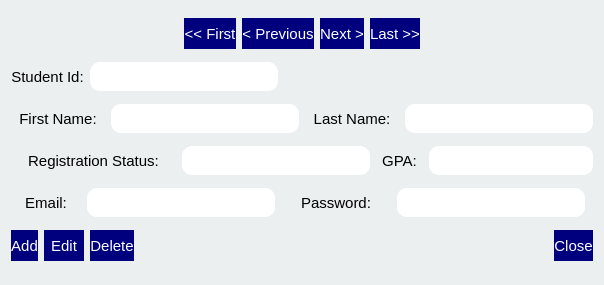
<?xml version="1.0" encoding="UTF-8"?>
<ui version="4.0">
 <class>studentFormDialog</class>
 <widget class="QDialog" name="studentFormDialog">
  <property name="geometry">
   <rect>
    <x>0</x>
    <y>0</y>
    <width>604</width>
    <height>285</height>
   </rect>
  </property>
  <property name="windowTitle">
   <string>Dialog</string>
  </property>
  <property name="styleSheet">
   <string notr="true">QDialog {background-color: rgb(235, 239, 240);}
QPushButton {background-color: rgb(0, 0, 127); color: white; border-width: 2 px; border-radius: 10 px; }
QLabel {color: black;}
QLineEdit {background-color: white; color: black; border-width: 2 px; border-radius: 10px;}</string>
  </property>
  <layout class="QVBoxLayout" name="verticalLayout">
   <item>
    <layout class="QHBoxLayout" name="horizontalLayout">
     <item>
      <spacer name="horizontalSpacer_5">
       <property name="orientation">
        <enum>Qt::Horizontal</enum>
       </property>
       <property name="sizeType">
        <enum>QSizePolicy::MinimumExpanding</enum>
       </property>
       <property name="sizeHint" stdset="0">
        <size>
         <width>40</width>
         <height>20</height>
        </size>
       </property>
      </spacer>
     </item>
     <item>
      <widget class="QPushButton" name="firstButton">
       <property name="sizePolicy">
        <sizepolicy hsizetype="Fixed" vsizetype="Fixed">
         <horstretch>0</horstretch>
         <verstretch>0</verstretch>
        </sizepolicy>
       </property>
       <property name="minimumSize">
        <size>
         <width>0</width>
         <height>31</height>
        </size>
       </property>
       <property name="font">
        <font>
         <family>Arial</family>
         <pointsize>11</pointsize>
        </font>
       </property>
       <property name="text">
        <string>&lt;&lt; First</string>
       </property>
       <property name="autoDefault">
        <bool>false</bool>
       </property>
       <property name="default">
        <bool>false</bool>
       </property>
      </widget>
     </item>
     <item>
      <widget class="QPushButton" name="previousButton">
       <property name="sizePolicy">
        <sizepolicy hsizetype="Fixed" vsizetype="Fixed">
         <horstretch>0</horstretch>
         <verstretch>0</verstretch>
        </sizepolicy>
       </property>
       <property name="minimumSize">
        <size>
         <width>0</width>
         <height>31</height>
        </size>
       </property>
       <property name="font">
        <font>
         <family>Arial</family>
         <pointsize>11</pointsize>
        </font>
       </property>
       <property name="text">
        <string>&lt; Previous</string>
       </property>
       <property name="autoDefault">
        <bool>false</bool>
       </property>
       <property name="default">
        <bool>false</bool>
       </property>
      </widget>
     </item>
     <item>
      <widget class="QPushButton" name="nextButton">
       <property name="sizePolicy">
        <sizepolicy hsizetype="Fixed" vsizetype="Fixed">
         <horstretch>0</horstretch>
         <verstretch>0</verstretch>
        </sizepolicy>
       </property>
       <property name="minimumSize">
        <size>
         <width>0</width>
         <height>31</height>
        </size>
       </property>
       <property name="font">
        <font>
         <family>Arial</family>
         <pointsize>11</pointsize>
        </font>
       </property>
       <property name="text">
        <string>Next &gt;</string>
       </property>
       <property name="autoDefault">
        <bool>false</bool>
       </property>
       <property name="default">
        <bool>false</bool>
       </property>
      </widget>
     </item>
     <item>
      <widget class="QPushButton" name="lastButton">
       <property name="sizePolicy">
        <sizepolicy hsizetype="Fixed" vsizetype="Fixed">
         <horstretch>0</horstretch>
         <verstretch>0</verstretch>
        </sizepolicy>
       </property>
       <property name="minimumSize">
        <size>
         <width>0</width>
         <height>31</height>
        </size>
       </property>
       <property name="font">
        <font>
         <family>Arial</family>
         <pointsize>11</pointsize>
        </font>
       </property>
       <property name="text">
        <string>Last &gt;&gt;</string>
       </property>
       <property name="autoDefault">
        <bool>false</bool>
       </property>
       <property name="default">
        <bool>false</bool>
       </property>
      </widget>
     </item>
     <item>
      <spacer name="horizontalSpacer_6">
       <property name="orientation">
        <enum>Qt::Horizontal</enum>
       </property>
       <property name="sizeType">
        <enum>QSizePolicy::MinimumExpanding</enum>
       </property>
       <property name="sizeHint" stdset="0">
        <size>
         <width>40</width>
         <height>20</height>
        </size>
       </property>
      </spacer>
     </item>
    </layout>
   </item>
   <item>
    <layout class="QHBoxLayout" name="horizontalLayout_2">
     <item>
      <widget class="QLabel" name="studentIdLabel">
       <property name="maximumSize">
        <size>
         <width>96</width>
         <height>41</height>
        </size>
       </property>
       <property name="font">
        <font>
         <family>Arial</family>
         <pointsize>11</pointsize>
        </font>
       </property>
       <property name="text">
        <string>Student Id:</string>
       </property>
       <property name="alignment">
        <set>Qt::AlignCenter</set>
       </property>
       <property name="buddy">
        <cstring>studentIdLineEdit</cstring>
       </property>
      </widget>
     </item>
     <item>
      <widget class="QLineEdit" name="studentIdLineEdit">
       <property name="sizePolicy">
        <sizepolicy hsizetype="Fixed" vsizetype="Fixed">
         <horstretch>0</horstretch>
         <verstretch>0</verstretch>
        </sizepolicy>
       </property>
       <property name="minimumSize">
        <size>
         <width>188</width>
         <height>29</height>
        </size>
       </property>
       <property name="font">
        <font>
         <family>Arial</family>
         <pointsize>11</pointsize>
        </font>
       </property>
       <property name="alignment">
        <set>Qt::AlignCenter</set>
       </property>
       <property name="placeholderText">
        <string/>
       </property>
      </widget>
     </item>
     <item>
      <spacer name="horizontalSpacer_4">
       <property name="orientation">
        <enum>Qt::Horizontal</enum>
       </property>
       <property name="sizeType">
        <enum>QSizePolicy::MinimumExpanding</enum>
       </property>
       <property name="sizeHint" stdset="0">
        <size>
         <width>40</width>
         <height>20</height>
        </size>
       </property>
      </spacer>
     </item>
    </layout>
   </item>
   <item>
    <layout class="QHBoxLayout" name="horizontalLayout_3">
     <item>
      <widget class="QLabel" name="fNameLabel">
       <property name="maximumSize">
        <size>
         <width>102</width>
         <height>41</height>
        </size>
       </property>
       <property name="font">
        <font>
         <family>Arial</family>
         <pointsize>11</pointsize>
        </font>
       </property>
       <property name="text">
        <string>First Name:</string>
       </property>
       <property name="alignment">
        <set>Qt::AlignCenter</set>
       </property>
       <property name="buddy">
        <cstring>fNameLineEdit</cstring>
       </property>
      </widget>
     </item>
     <item alignment="Qt::AlignHCenter">
      <widget class="QLineEdit" name="fNameLineEdit">
       <property name="sizePolicy">
        <sizepolicy hsizetype="Fixed" vsizetype="Fixed">
         <horstretch>0</horstretch>
         <verstretch>0</verstretch>
        </sizepolicy>
       </property>
       <property name="minimumSize">
        <size>
         <width>188</width>
         <height>29</height>
        </size>
       </property>
       <property name="font">
        <font>
         <family>Arial</family>
         <pointsize>11</pointsize>
        </font>
       </property>
       <property name="alignment">
        <set>Qt::AlignCenter</set>
       </property>
       <property name="placeholderText">
        <string/>
       </property>
      </widget>
     </item>
     <item>
      <widget class="QLabel" name="lNameLabel">
       <property name="maximumSize">
        <size>
         <width>101</width>
         <height>41</height>
        </size>
       </property>
       <property name="font">
        <font>
         <family>Arial</family>
         <pointsize>11</pointsize>
        </font>
       </property>
       <property name="text">
        <string>Last Name:</string>
       </property>
       <property name="alignment">
        <set>Qt::AlignCenter</set>
       </property>
       <property name="buddy">
        <cstring>lNameLineEdit</cstring>
       </property>
      </widget>
     </item>
     <item>
      <widget class="QLineEdit" name="lNameLineEdit">
       <property name="sizePolicy">
        <sizepolicy hsizetype="Fixed" vsizetype="Fixed">
         <horstretch>0</horstretch>
         <verstretch>0</verstretch>
        </sizepolicy>
       </property>
       <property name="minimumSize">
        <size>
         <width>188</width>
         <height>29</height>
        </size>
       </property>
       <property name="font">
        <font>
         <family>Arial</family>
         <pointsize>11</pointsize>
        </font>
       </property>
       <property name="alignment">
        <set>Qt::AlignCenter</set>
       </property>
       <property name="placeholderText">
        <string/>
       </property>
      </widget>
     </item>
    </layout>
   </item>
   <item>
    <layout class="QHBoxLayout" name="horizontalLayout_4">
     <item>
      <widget class="QLabel" name="regStatusLabel">
       <property name="maximumSize">
        <size>
         <width>173</width>
         <height>41</height>
        </size>
       </property>
       <property name="font">
        <font>
         <family>Arial</family>
         <pointsize>11</pointsize>
        </font>
       </property>
       <property name="text">
        <string>Registration Status:</string>
       </property>
       <property name="alignment">
        <set>Qt::AlignCenter</set>
       </property>
       <property name="buddy">
        <cstring>regStatusLineEdit</cstring>
       </property>
      </widget>
     </item>
     <item>
      <widget class="QLineEdit" name="regStatusLineEdit">
       <property name="sizePolicy">
        <sizepolicy hsizetype="Fixed" vsizetype="Fixed">
         <horstretch>0</horstretch>
         <verstretch>0</verstretch>
        </sizepolicy>
       </property>
       <property name="minimumSize">
        <size>
         <width>188</width>
         <height>29</height>
        </size>
       </property>
       <property name="font">
        <font>
         <family>Arial</family>
         <pointsize>11</pointsize>
        </font>
       </property>
       <property name="alignment">
        <set>Qt::AlignCenter</set>
       </property>
       <property name="placeholderText">
        <string/>
       </property>
      </widget>
     </item>
     <item>
      <widget class="QLabel" name="gpaLabel">
       <property name="maximumSize">
        <size>
         <width>47</width>
         <height>41</height>
        </size>
       </property>
       <property name="font">
        <font>
         <family>Arial</family>
         <pointsize>11</pointsize>
        </font>
       </property>
       <property name="text">
        <string>GPA:</string>
       </property>
       <property name="alignment">
        <set>Qt::AlignCenter</set>
       </property>
       <property name="buddy">
        <cstring>gpaLineEdit</cstring>
       </property>
      </widget>
     </item>
     <item>
      <widget class="QLineEdit" name="gpaLineEdit">
       <property name="sizePolicy">
        <sizepolicy hsizetype="Fixed" vsizetype="Fixed">
         <horstretch>0</horstretch>
         <verstretch>0</verstretch>
        </sizepolicy>
       </property>
       <property name="maximumSize">
        <size>
         <width>188</width>
         <height>29</height>
        </size>
       </property>
       <property name="font">
        <font>
         <family>Arial</family>
         <pointsize>11</pointsize>
        </font>
       </property>
       <property name="alignment">
        <set>Qt::AlignCenter</set>
       </property>
       <property name="placeholderText">
        <string/>
       </property>
      </widget>
     </item>
    </layout>
   </item>
   <item>
    <layout class="QHBoxLayout" name="horizontalLayout_5">
     <item>
      <widget class="QLabel" name="emailLabel">
       <property name="maximumSize">
        <size>
         <width>54</width>
         <height>41</height>
        </size>
       </property>
       <property name="font">
        <font>
         <family>Arial</family>
         <pointsize>11</pointsize>
        </font>
       </property>
       <property name="text">
        <string>Email:</string>
       </property>
       <property name="alignment">
        <set>Qt::AlignCenter</set>
       </property>
       <property name="buddy">
        <cstring>emailLineEdit</cstring>
       </property>
      </widget>
     </item>
     <item>
      <widget class="QLineEdit" name="emailLineEdit">
       <property name="sizePolicy">
        <sizepolicy hsizetype="Fixed" vsizetype="Fixed">
         <horstretch>0</horstretch>
         <verstretch>0</verstretch>
        </sizepolicy>
       </property>
       <property name="minimumSize">
        <size>
         <width>188</width>
         <height>29</height>
        </size>
       </property>
       <property name="font">
        <font>
         <family>Arial</family>
         <pointsize>11</pointsize>
        </font>
       </property>
       <property name="text">
        <string/>
       </property>
       <property name="alignment">
        <set>Qt::AlignCenter</set>
       </property>
       <property name="placeholderText">
        <string/>
       </property>
      </widget>
     </item>
     <item>
      <widget class="QLabel" name="passwordLabel">
       <property name="maximumSize">
        <size>
         <width>94</width>
         <height>41</height>
        </size>
       </property>
       <property name="font">
        <font>
         <family>Arial</family>
         <pointsize>11</pointsize>
        </font>
       </property>
       <property name="text">
        <string>Password:</string>
       </property>
       <property name="alignment">
        <set>Qt::AlignCenter</set>
       </property>
       <property name="buddy">
        <cstring>passwordLineEdit</cstring>
       </property>
      </widget>
     </item>
     <item>
      <widget class="QLineEdit" name="passwordLineEdit">
       <property name="sizePolicy">
        <sizepolicy hsizetype="Fixed" vsizetype="Fixed">
         <horstretch>0</horstretch>
         <verstretch>0</verstretch>
        </sizepolicy>
       </property>
       <property name="minimumSize">
        <size>
         <width>188</width>
         <height>29</height>
        </size>
       </property>
       <property name="font">
        <font>
         <family>Arial</family>
         <pointsize>11</pointsize>
        </font>
       </property>
       <property name="alignment">
        <set>Qt::AlignCenter</set>
       </property>
       <property name="placeholderText">
        <string/>
       </property>
      </widget>
     </item>
    </layout>
   </item>
   <item>
    <layout class="QHBoxLayout" name="horizontalLayout_7">
     <item>
      <widget class="QPushButton" name="addButton">
       <property name="sizePolicy">
        <sizepolicy hsizetype="Fixed" vsizetype="Fixed">
         <horstretch>0</horstretch>
         <verstretch>0</verstretch>
        </sizepolicy>
       </property>
       <property name="minimumSize">
        <size>
         <width>0</width>
         <height>31</height>
        </size>
       </property>
       <property name="font">
        <font>
         <family>Arial</family>
         <pointsize>11</pointsize>
        </font>
       </property>
       <property name="text">
        <string>Add</string>
       </property>
       <property name="autoDefault">
        <bool>false</bool>
       </property>
       <property name="default">
        <bool>false</bool>
       </property>
      </widget>
     </item>
     <item>
      <widget class="QPushButton" name="editButton">
       <property name="minimumSize">
        <size>
         <width>40</width>
         <height>31</height>
        </size>
       </property>
       <property name="font">
        <font>
         <family>Arial</family>
         <pointsize>11</pointsize>
        </font>
       </property>
       <property name="text">
        <string>Edit</string>
       </property>
      </widget>
     </item>
     <item>
      <widget class="QPushButton" name="deleteButton">
       <property name="sizePolicy">
        <sizepolicy hsizetype="Fixed" vsizetype="Fixed">
         <horstretch>0</horstretch>
         <verstretch>0</verstretch>
        </sizepolicy>
       </property>
       <property name="minimumSize">
        <size>
         <width>0</width>
         <height>31</height>
        </size>
       </property>
       <property name="font">
        <font>
         <family>Arial</family>
         <pointsize>11</pointsize>
        </font>
       </property>
       <property name="text">
        <string>Delete</string>
       </property>
       <property name="autoDefault">
        <bool>false</bool>
       </property>
       <property name="default">
        <bool>false</bool>
       </property>
      </widget>
     </item>
     <item>
      <spacer name="horizontalSpacer">
       <property name="orientation">
        <enum>Qt::Horizontal</enum>
       </property>
       <property name="sizeType">
        <enum>QSizePolicy::MinimumExpanding</enum>
       </property>
       <property name="sizeHint" stdset="0">
        <size>
         <width>40</width>
         <height>20</height>
        </size>
       </property>
      </spacer>
     </item>
     <item>
      <widget class="QPushButton" name="closeButton">
       <property name="sizePolicy">
        <sizepolicy hsizetype="Fixed" vsizetype="Fixed">
         <horstretch>0</horstretch>
         <verstretch>0</verstretch>
        </sizepolicy>
       </property>
       <property name="minimumSize">
        <size>
         <width>0</width>
         <height>31</height>
        </size>
       </property>
       <property name="font">
        <font>
         <family>Arial</family>
         <pointsize>11</pointsize>
        </font>
       </property>
       <property name="text">
        <string>Close</string>
       </property>
       <property name="autoDefault">
        <bool>false</bool>
       </property>
       <property name="default">
        <bool>true</bool>
       </property>
      </widget>
     </item>
    </layout>
   </item>
  </layout>
 </widget>
 <resources/>
 <connections/>
</ui>
